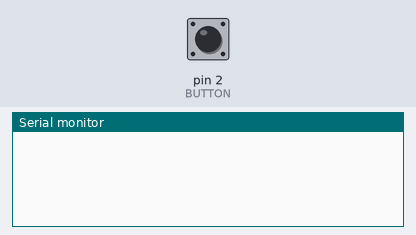
Recording of a sketch running on a simulated Arduino Uno, built with avr-gcc and run on an emulated ATmega328P. Shown: the last lines printed to the serial monitor. The test bench sets the inputs (shaded band); at power-on: pin 2 (BUTTON) HIGH.

Above: at 1.2 s.
1.3 s: pin 2 (BUTTON) pulled LOW for 0.15 s
At 2.5 s:
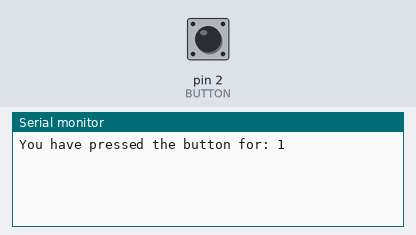
2.9 s: pin 2 (BUTTON) pulled LOW for 3.2 s
At 7.2 s:
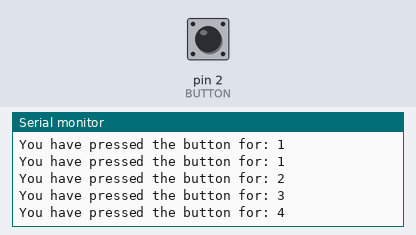
Timing chart, 0 to 8.7 s (numbered marks = the images above; inputs shaded):
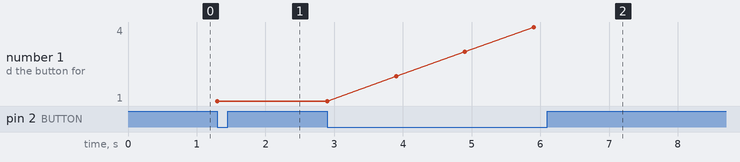

Measured:
- after the input at 1.3 s, the serial monitor: prints a new line at once (image 1)
- after the input at 2.9 s, the serial monitor: prints a new line after 1.0 s (image 2)
- plotted number 1: 1 → 4 after the input at 2.9 s

The sketch:

BOMB.ino
```cpp
#define BUTTON 2
#define BUZZER 3
#define TIME 1000


void setup() {
  Serial.begin(9600);
  pinMode(BUTTON, INPUT_PULLUP);
  pinMode(BUZZER, OUTPUT);
}

void loop() {
  int i = 0;

  while (digitalRead(BUTTON) == LOW) {
    if (i < 10) {
    i++;
    Serial.print("You have pressed the button for: ");
    Serial.println(i);
    delay(TIME);

  if (i == 10) {
    Serial.println("You have pressed it for 10 seconds **explodes**");
    tone(BUZZER, 1000);
  }
    }
  }
  noTone(BUZZER);

}
```
